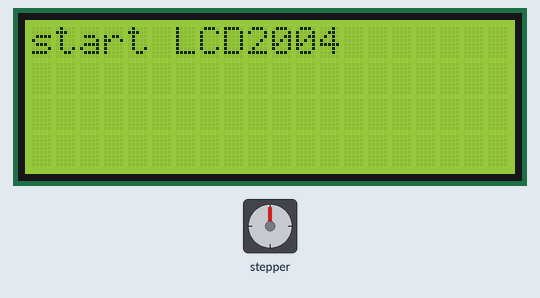
Recording of a sketch running on a simulated Arduino Uno, built with avr-gcc and run on an emulated ATmega328P. Shown: 20×4 character LCD, stepper motor. Stepper angles assume 2048 steps per turn.

Above: at 0.1 s.
At 1.25 s:
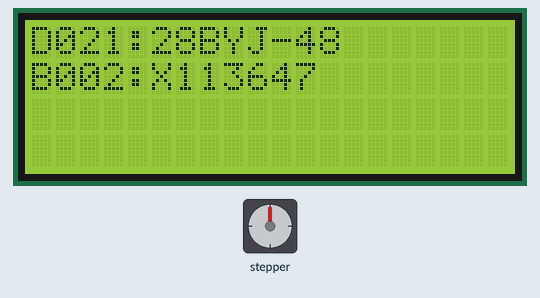
At 15.2 s:
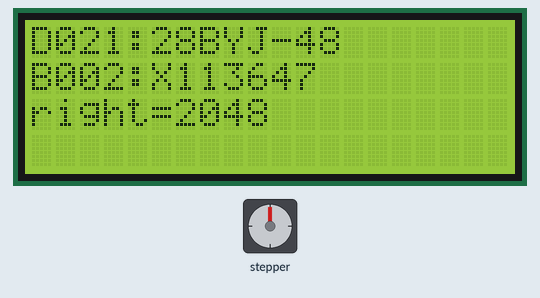
At 39.4 s:
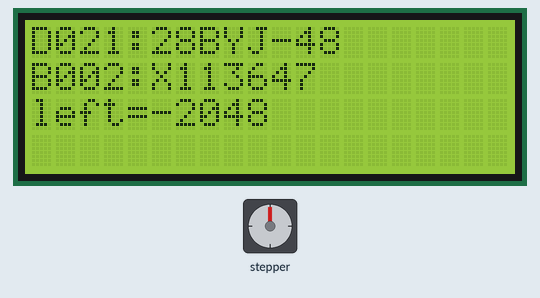
Timing chart, 0 to 40.0 s (numbered marks = the images above):
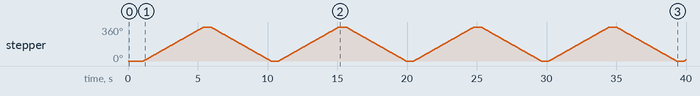

The sketch:

basic_test.ino
```cpp
/* ULN2003 Stepper Motor driver (X113647) [B002] : http://rdiot.tistory.com/291 [RDIoT Demo] */

#include <Wire.h>
#include <LiquidCrystal_I2C.h>
#include <Stepper.h>

LiquidCrystal_I2C lcd(0x27,20,4);  // LCD2004
const int stepsPerRevolution = 2048; // 2048(360 Degree), 1024(180 Degree)

// IN4, IN2, IN3, IN1
Stepper myStepper(stepsPerRevolution,11,9,10,8);

int val;

void setup()
{
  lcd.init();  // initialize the lcd
  lcd.backlight();
  lcd.print("start LCD2004");

  delay(1000);

  myStepper.setSpeed(14);
  lcd.clear();
}

void loop()
{
  lcd.setCursor(0,0);
  lcd.print("D021:28BYJ-48");
  lcd.setCursor(0,1);
  lcd.print("B002:X113647");

  // Left 1 Round
  myStepper.step(stepsPerRevolution);
  val = stepsPerRevolution;
  lcd.setCursor(0,2);
  lcd.print("right=" + (String)val + "  ");
  delay(500);

  // Right 1 Round
  myStepper.step(-stepsPerRevolution);
  val = -stepsPerRevolution;
  lcd.setCursor(0,2);
  lcd.print("left=" + (String)val + "   ");
  delay(500);
}
```

Measured:
- by itself, stepper: turns 360° clockwise in 4.3 s, then 360° counter-clockwise in 4.3 s, repeating every 9.7 s
